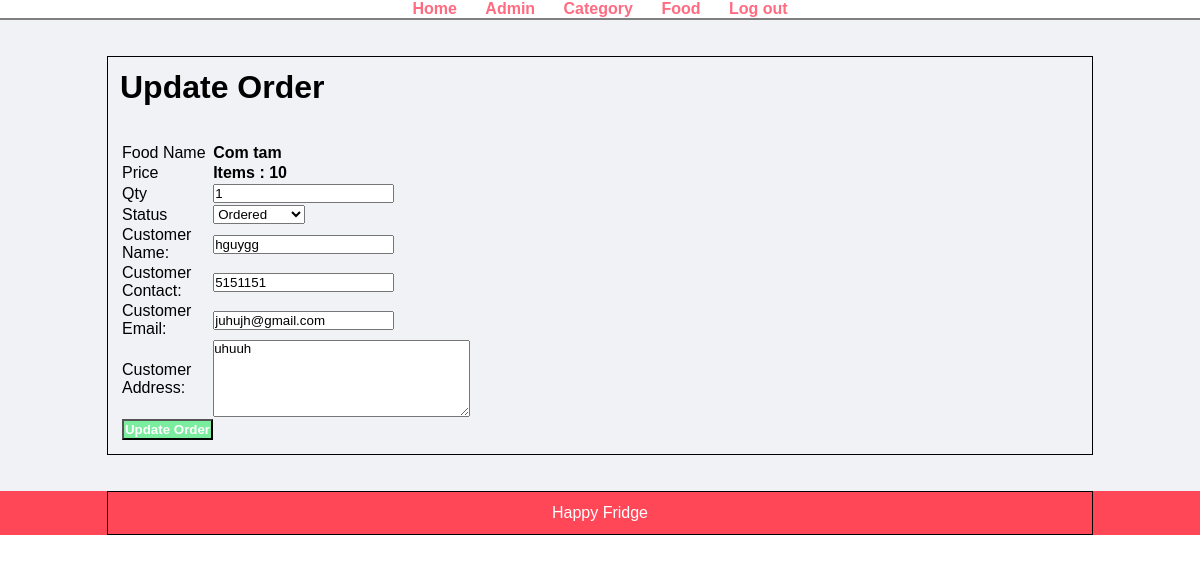
Screenshot of /food-order/admin/update-order.php?id=2 (signed in) with the database file from the repository.
### tables this page shows
CREATE TABLE `tbl_order` (
  `id` int(10) UNSIGNED NOT NULL,
  `food` varchar(150) NOT NULL,
  `price` decimal(10,0) NOT NULL,
  `qty` int(11) NOT NULL,
  `total` decimal(10,0) NOT NULL,
  `order_date` int(11) NOT NULL,
  `status` varchar(50) NOT NULL,
  `customer_name` varchar(150) NOT NULL,
  `customer_contact` varchar(20) NOT NULL,
  `customer_email` varchar(150) NOT NULL,
  `customer_address` varchar(255) NOT NULL
);

### food-order/admin/update-order.php (the view, shortened to what this page needs)
<?php include('partials/menu.php'); ?>
<div class="main-content">
    <div class="wrapper">
        <h1>Update Order</h1>
        <br><br>
        <?php
            if(isset($_GET['id']))
            {
                $id=$_GET['id'];
                $sql = "SELECT * FROM tbl_order WHERE id=$id";
                $res = mysqli_query($conn, $sql);
                $count = mysqli_num_rows($res);
                if($count==1)
                {
                    $row=mysqli_fetch_assoc($res);
                    $food = $row['food'];
                    $price = $row['price'];
                    $qty = $row['qty'];
                    $status = $row['status'];
                    $customer_name = $row['customer_name'];
                    $customer_contact = $row['customer_contact'];
                    $customer_email = $row['customer_email'];
                    $customer_address= $row['customer_address'];
                }
                else
                {
                    header('location:'.SITEURL.'admin/manage-order.php');
                }
            }
            else
            {
                header('location:'.SITEURL.'admin/manage-order.php');
            }
        ?>
        <form action="" method="POST">
            <table class="tbl-30">
                <tr>
                    <td>Food Name</td>
                    <td><b> <?php echo $food; ?> </b></td>
                </tr>
                <tr>
                    <td>Price</td>
                    <td>
                        <b> Items : <?php echo $price; ?></b>
                    </td>
                </tr>
                <tr>
                    <td>Qty</td>
                    <td>
                        <input type="number" name="qty" value="<?php echo $qty; ?>">
                    </td>
                </tr>
                <tr>
                    <td>Status</td>
                    <td>
                        <select name="status">
                            <option <?php if($status=="Ordered"){echo "selected";} ?> value="Ordered">Ordered</option>
                        </select>
                    </td>
                </tr>
                <tr>
                    <td>Customer Name: </td>
                    <td>
                        <input type="text" name="customer_name" value="<?php echo $customer_name; ?>">
                    </td>
                </tr>
                <tr>
                    <td>Customer Contact: </td>
                    <td>
                        <input type="text" name="customer_contact" value="<?php echo $customer_contact; ?>">
                    </td>
                </tr>
                <tr>
                    <td>Customer Email: </td>
                    <td>
                        <input type="text" name="customer_email" value="<?php echo $customer_email; ?>">
                    </td>
                </tr>
                <tr>
                    <td>Customer Address: </td>
                    <td>
                        <textarea name="customer_address" cols="30" rows="5"><?php echo $customer_address; ?></textarea>
                    </td>
                </tr>
                <tr>
                    <td clospan="2">
                        <input type="submit" name="submit" value="Update Order" class="btn-secondary">
                    </td>
                </tr>
            </table>
        </form>
    </div>
</div>
<?php include('partials/footer.php'); ?>

### food-order/css/admin.css (style rules this page uses)
* { margin: 0 0; padding: 0 0; font-family: Arial, Helvetica, sans-serif; }
.wrapper { border: 1px, solid black; padding: 1% ; width: 80%; margin: 0 auto; }
.tbl-30 { width: 30%; }
.btn-secondary { background-color: #7bed9f; padding: 1%; color: white; text-decoration: none; font-weight: bold; }
.main-content { background-color: #f1f2f6; padding: 3% 0; }

### rows the page displays
tbl_order: food "Com tam", price "10", qty "1", status "Ordered", customer_name "hguygg", customer_contact "5151151", customer_email "juhujh@gmail.com", customer_address "uhuuh"
